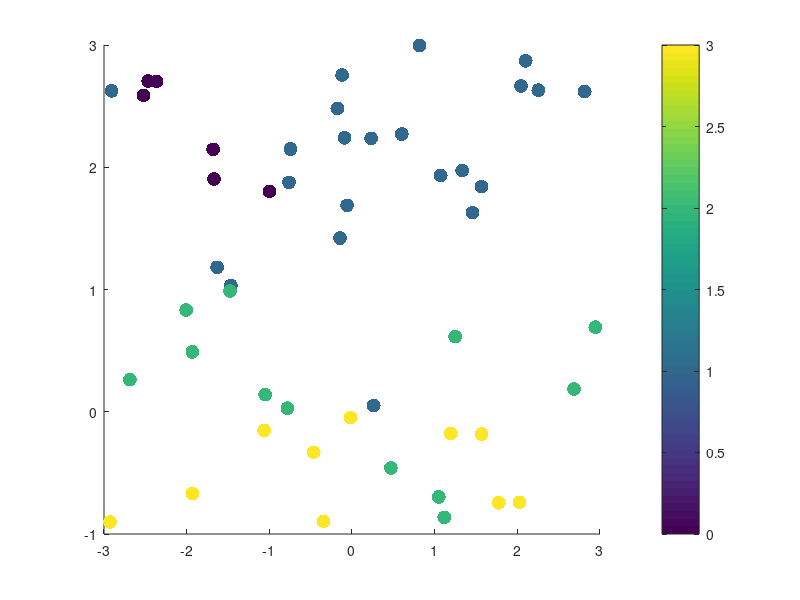

The MATLAB source for this figure: (Note: this script raises an error after producing the figure.)
%% Problem 3c: Cost Estimation for Random (a,b) Choices
% Draw several random decision boundaries r2 = a*r1 + b, classify the
% four AND inputs, and measure the total misclassification cost E.

clear; close all; clc;

% 1) AND inputs and desired outputs
inputs  = [0 0;  0 1;  1 0;  1 1];  % [r1, r2]
desired = all(inputs, 2);           % AND truth: [0;0;0;1]

% 2) Randomly sample K (a,b) pairs
K      = 5;                       
a_vals = -3 + 6*rand(K,1);         % slopes in [-3,3]
b_vals = -1 + 4*rand(K,1);         % intercepts in [-1,3]

% 3) Compute error E(a,b) = # of misclassified points
fprintf(' trial   a      b     cost E\n');
fprintf('-----------------------------\n');
for j = 1:K
    a = a_vals(j);
    b = b_vals(j);
    
    % classify by line: r_out=1 if r2>a*r1+b
    r_out = inputs(:,2) > (a*inputs(:,1) + b);
    
    % total absolute difference from desired AND outputs
    E = sum(abs(r_out - desired));
    
    fprintf('  %1d     %+5.2f  %+5.2f    %d\n', j, a, b, E);
end


%% Extension: Classification Margins for the AND Boundary
% For the true AND line (a=-1,b=1.5), compute how far each input point
% lies from the decision boundary in normalized distance units.

% 1) Reconstruct perceptron parameters
w1    =  1;      % from a=-1 ⇒ w1=-a*w2 with w2=1
w2    =  1;
Theta =  1.5;    

% 2) Convert AND labels to ±1
X = inputs;                
y = 2*desired - 1;         % 0→-1, 1→+1

% 3) Raw activations u = w·x - Θ
u = X(:,1)*w1 + X(:,2)*w2 - Theta;

% 4) Signed distance to boundary: d = u / ||w||
norm_w = sqrt(w1^2 + w2^2);
d      = u / norm_w;

% 5) Report margins
fprintf('\n r1 r2  label  activation   margin d\n');
fprintf('--------------------------------------\n');
for i = 1:4
    fprintf(' %d  %d   %2d     %+6.2f     %+6.2f\n', ...
            X(i,1), X(i,2), y(i), u(i), d(i));
end
min_margin = min(abs(d));
fprintf('\nMinimum classification margin = %.3f units\n', min_margin);

%% Error vs. Random (a,b), and Classification Margins Bar Plot
%% 2) Sample K random (a,b) and compute cost E
K      = 50;                         % increase samples for a smoother scatter
a_vals = -3 + 6*rand(K,1);          % slope in [-3,3]
b_vals = -1 + 4*rand(K,1);          % intercept in [-1,3]
E_vals = zeros(K,1);

for j = 1:K
    a = a_vals(j);
    b = b_vals(j);
    % classify via line: r_out=1 if r2>a*r1+b
    r_out    = inputs(:,2) > (a*inputs(:,1) + b);
    % total misclassifications
    E_vals(j)= sum(abs(r_out - desired));
end

%% 3) Scatter plot of (a,b) colored by error E
figure('Name','3c: Error vs. (a,b)','NumberTitle','off');
scatter(a_vals, b_vals, 100, E_vals, 'filled');
colorbar;
colormap(parula);
caxis([0,4]);
xlabel('slope a');
ylabel('intercept b');
title('Misclassification Error E(a,b) for Random Lines');
grid on;

%% Extension Plot: Classification Margins for the true AND boundary
% Reconstruct perceptron params from a=-1,b=1.5
w1 = 1;  w2 = 1;  Theta = 1.5;

% Compute signed distances d_i for each AND input
u = inputs(:,1)*w1 + inputs(:,2)*w2 - Theta;  % raw activation
norm_w = sqrt(w1^2 + w2^2);
d = u ./ norm_w;                               % signed margin

%% 4) Bar plot of margins
figure('Name','3c Extension: Classification Margins','NumberTitle','off');
bar(d, 0.6, 'FaceColor',[0.2 0.6 0.8]);
hold on;
yline(0, 'k--', 'LineWidth',1);   % decision threshold
hold off;
xticks(1:4);
xticklabels({'(0,0)','(0,1)','(1,0)','(1,1)'});
xlabel('Input pair (r_1,r_2)');
ylabel('Signed distance to boundary');
title('Classification Margins for AND Boundary');
grid on;
